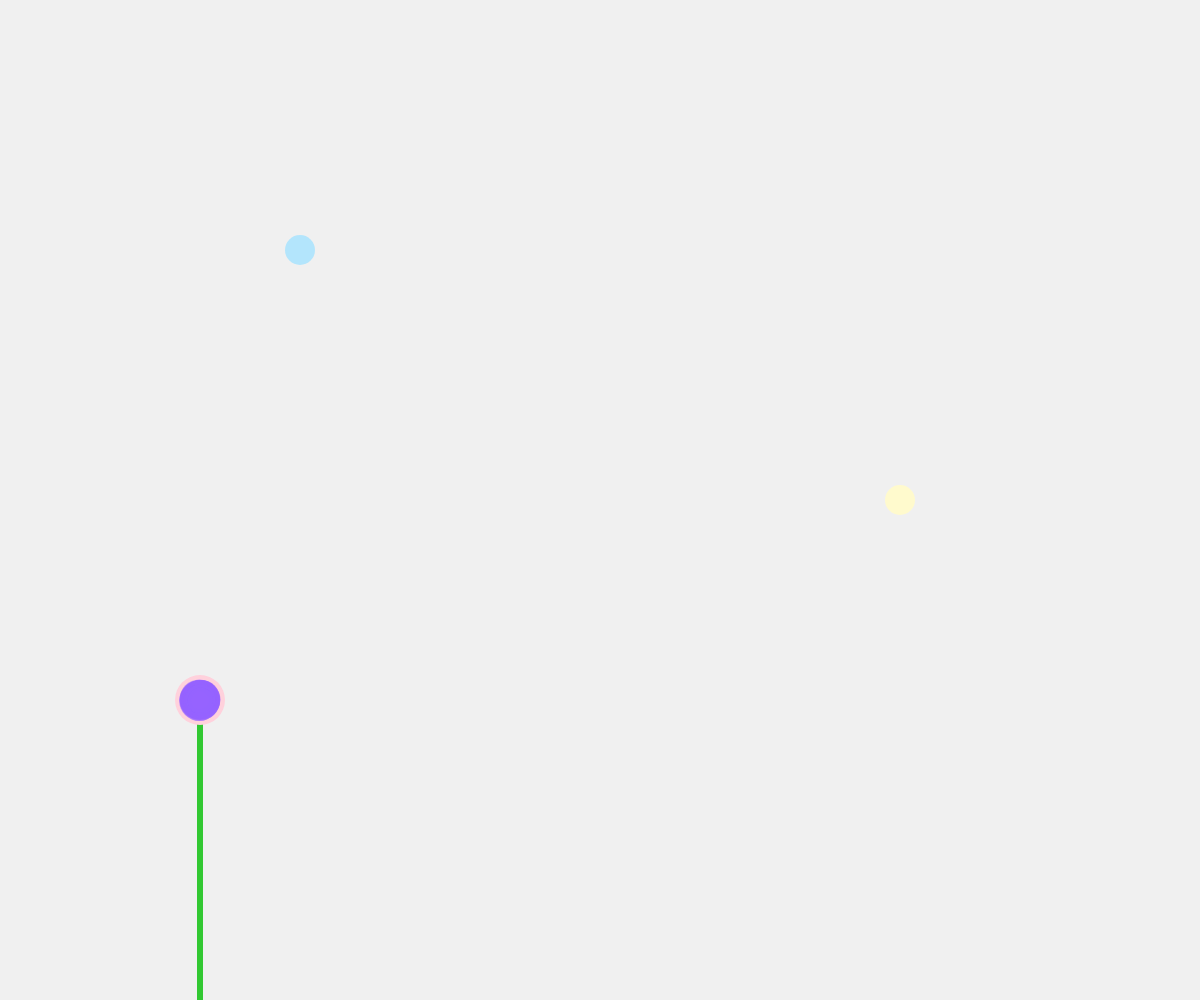
Frame 1 (no input)
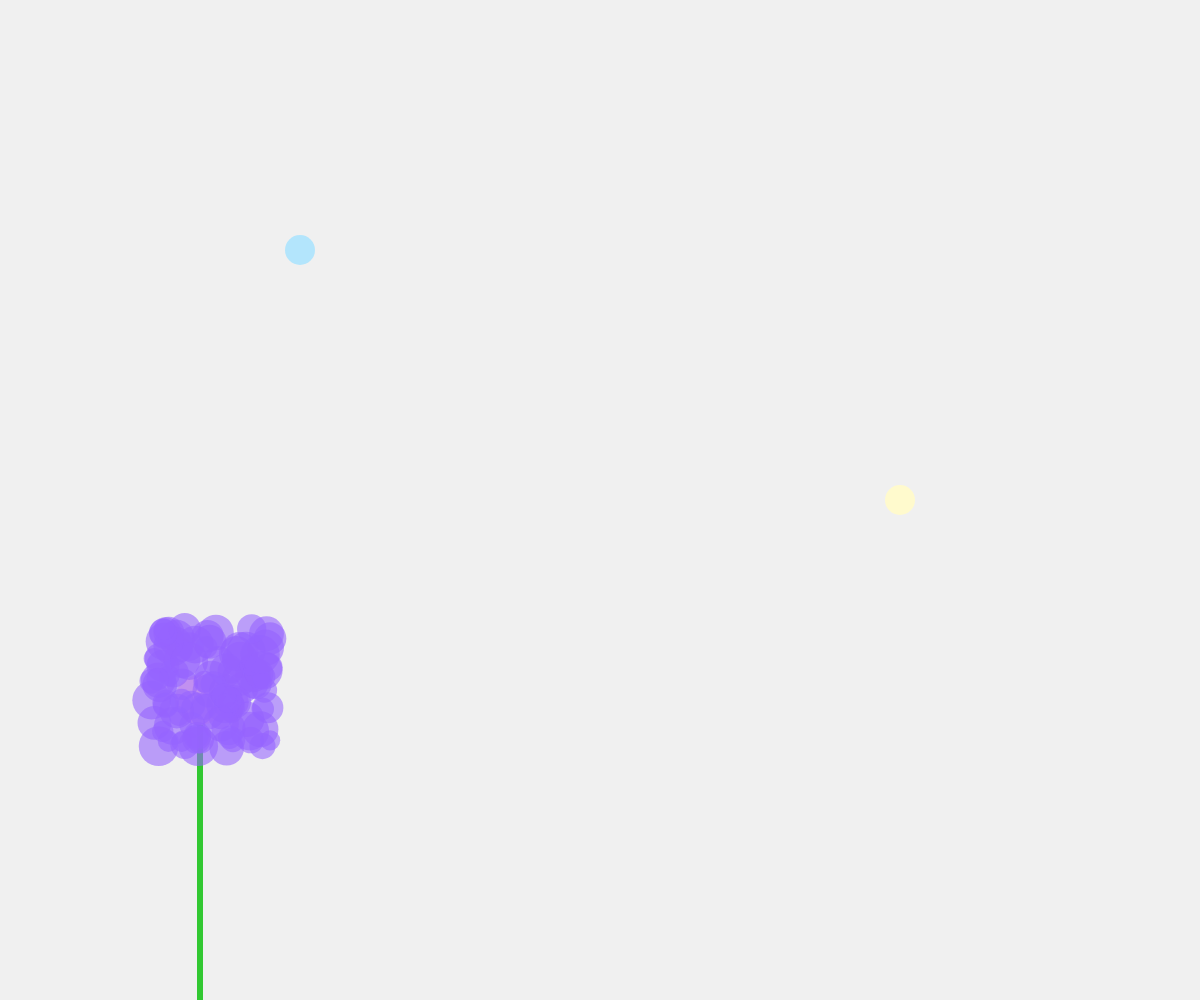
Frame 60 (no input)
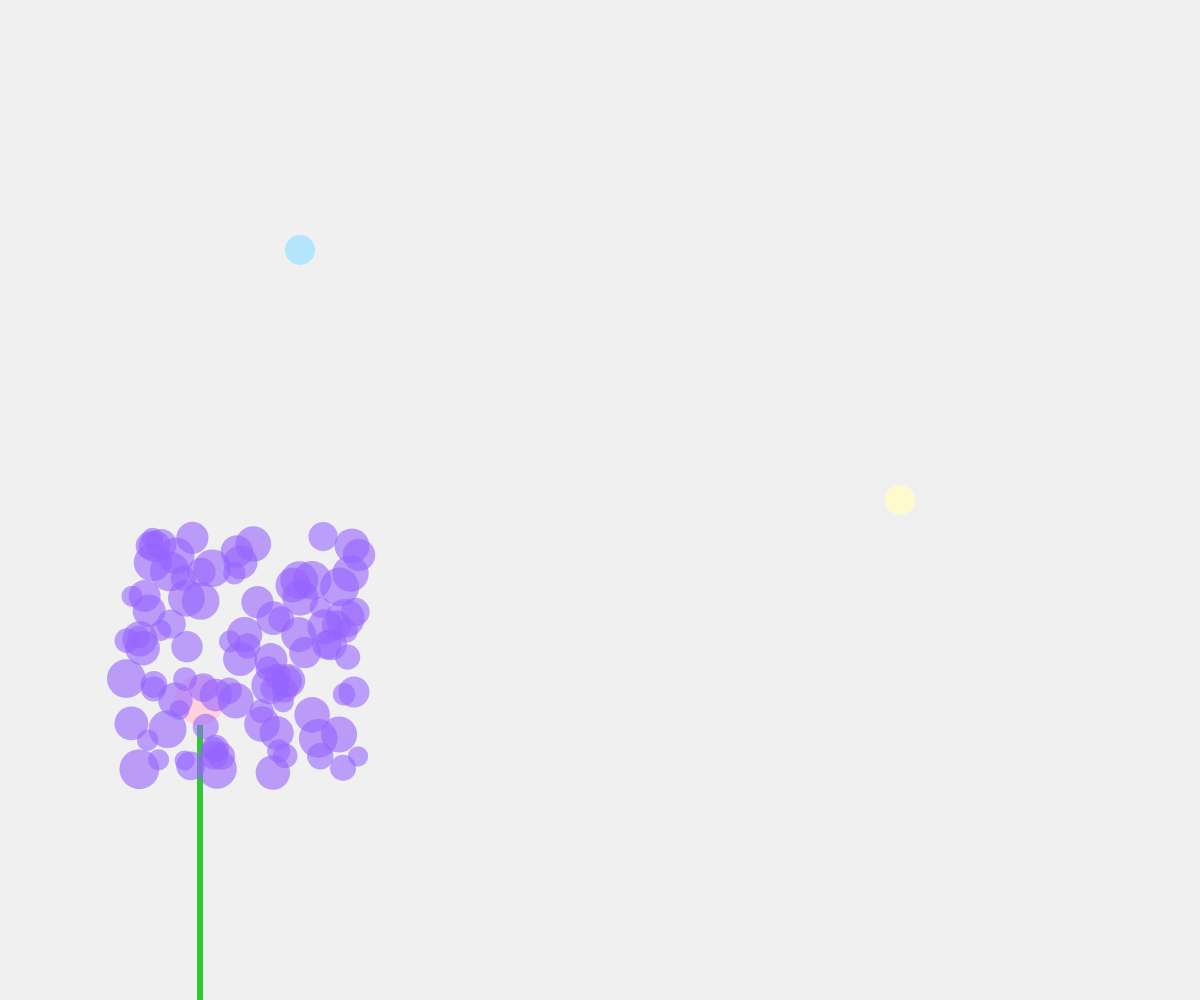
Frame 120 (the mouse pressed at the canvas centre since frame 60)

The p5.js sketch that drew these frames (run headless with seeded random() and noise() and a simulated clock; from frame 60 on, the mouse is pressed at the canvas centre):

// p5.js sketch
// ── sketch.js
let particleSystem;
let repeller, attractor;
let currentColor; // 현재 색상 (꽃잎, 봉우리)
let draggingRepeller = false; // Repeller 드래그 여부
let draggingAttractor = false; // Attractor 드래그 여부

function setup() {
    createCanvas(windowWidth, windowHeight);

    // 초기화
    particleSystem = new ParticleSystem(createVector(width / 6, height - 300));
    repeller = new Repeller(width / 4, height / 4);
    attractor = new Attractor(3 * width / 4, height / 2);
    currentColor = '#FFD1DC'; // 초기 색상 (파스텔 톤 빨강)
}

function draw() {
    background(240);

    // 줄기 그리기
    stroke(50, 200, 50);
    strokeWeight(6);
    line(width / 6, height, width / 6, height - 300);

    // 꽃봉우리 그리기
    noStroke();
    fill(currentColor); // 봉우리 색상은 꽃잎 색상과 동일
    ellipse(width / 6, height - 300, 50, 50);

    // 입자 시스템 실행
    particleSystem.applyRepeller(repeller); // Repeller 적용
    particleSystem.applyAttractor(attractor); // Attractor 적용
    particleSystem.run();

    // 모든 입자가 바닥에 가라앉으면 새로운 꽃잎 생성
    if (particleSystem.allParticlesSettled()) {
        particleSystem.resetParticles();
    }

    // Repeller와 Attractor 표시
    repeller.show();
    attractor.show();
}

// 마우스 클릭한 원 판별
function mousePressed() {
    if (dist(mouseX, mouseY, repeller.pos.x, repeller.pos.y) < repeller.size / 2) {
        draggingRepeller = true;
    } else if (dist(mouseX, mouseY, attractor.pos.x, attractor.pos.y) < attractor.size / 2) {
        draggingAttractor = true;
    }
}

// 마우스 드래그로 원 이동
function mouseDragged() {
    if (draggingRepeller) {
        repeller.pos.set(mouseX, mouseY);
    } else if (draggingAttractor) {
        attractor.pos.set(mouseX, mouseY);
    }
}

// 마우스 놓으면 드래그 상태 해제
function mouseReleased() {
    draggingRepeller = false;
    draggingAttractor = false;
}

// 키보드 입력으로 바람의 세기 조정
function keyPressed() {
    if (key === 'w') {
        attractor.strength += 10;
    } else if (key === 's') {
        attractor.strength -= 10;
    } else if (key === 'a') {
        repeller.strength += 10;
    } else if (key === 'd') {
        repeller.strength -= 10;
    }

    // 색상 변경: 파스텔 톤 빨강(#FFD1DC), 초록(#DFFFD6), 노랑(#FFFACD)
    let colors = ['#FFD1DC', '#DFFFD6', '#FFFACD'];
    currentColor = colors[int(random(colors.length))];
    console.log(`Repeller Strength: ${repeller.strength}, Attractor Strength: ${attractor.strength}, Color: ${currentColor}`);
}

function windowResized() {
    resizeCanvas(windowWidth, windowHeight);
}


// ── attractor.js
class Attractor {
    constructor(x, y) {
        this.pos = createVector(x, y);
        this.size = 30;
        this.strength = 50;
    }

    attract(particle) {
        let dir = this.pos.copy().sub(particle.pos);
        let distance = constrain(dir.mag(), 5, 100);
        dir.normalize();
        let force = this.strength / (distance * distance);
        dir.mult(force);
        return dir;
    }

    show() {
        noStroke();
        fill('#FFFACD'); // 파스텔 톤 노랑
        ellipse(this.pos.x, this.pos.y, this.size);
    }
}



// ── particle.js
class Particle {
    constructor(position) {
        this.pos = position.copy();
        this.vel = createVector(random(-1, 1), random(-1, 1));
        this.acc = createVector(0, 0);
        this.size = random(20, 40); // 입자 크기
    }

    applyForce(force) {
        this.acc.add(force);
    }

    update() {
        this.vel.add(this.acc);
        this.pos.add(this.vel);
        this.acc.mult(0);
    }

    show() {
        noStroke();
        fill(150, 100, 255, 150);
        ellipse(this.pos.x, this.pos.y, this.size);
    }
}

// ── particlesystem.js
class ParticleSystem {
    constructor(origin) {
        this.origin = origin.copy();
        this.particles = [];
        for (let i = 0; i < 100; i++) {
            this.addParticle();
        }
    }

    addParticle() {
        this.particles.push(new Particle(this.origin));
    }

    applyRepeller(repeller) {
        for (let p of this.particles) {
            let force = repeller.repel(p);
            p.applyForce(force);
        }
    }

    applyAttractor(attractor) {
        for (let p of this.particles) {
            let force = attractor.attract(p);
            p.applyForce(force);
        }
    }

    run() {
        for (let p of this.particles) {
            p.update();
            p.show();
        }
    }

    allParticlesSettled() {
        // 모든 입자가 바닥에 가라앉았는지 확인
        return this.particles.every(p => p.settled);
    }

    resetParticles() {
        // 기존 입자 제거 후 새로운 입자 생성
        this.particles = [];
        for (let i = 0; i < 100; i++) {
            this.addParticle();
        }
    }
}


// ── repeller.js
class Repeller {
    constructor(x, y) {
        this.pos = createVector(x, y);
        this.size = 30;
        this.strength = -50;
    }

    repel(particle) {
        let dir = particle.pos.copy().sub(this.pos);
        let distance = constrain(dir.mag(), 5, 100);
        dir.normalize();
        let force = this.strength / (distance * distance);
        dir.mult(force);
        return dir;
    }

    show() {
        noStroke();
        fill('#B3E5FC'); // 파스텔 톤 파랑
        ellipse(this.pos.x, this.pos.y, this.size);
    }
}

// ── style.css
body {
    margin: 0;
    padding: 0;
    display: flex;
    justify-content: center;
    align-items: center;
    background-color: #f3f4f6; /* 부드러운 회색 배경 */
    font-family: Arial, sans-serif;
}

canvas {
    border: 2px solid #ccc; /* 캔버스 테두리 */
    background-color: #fff;
}


  
